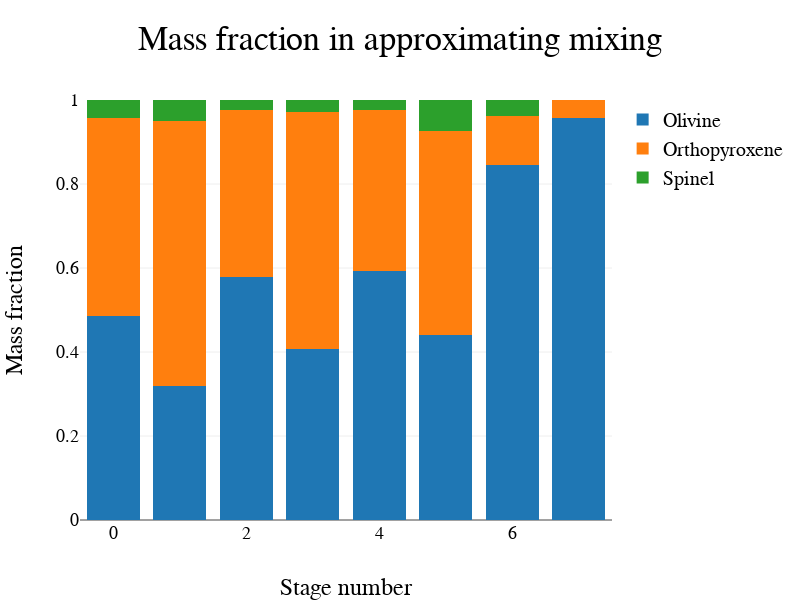

The code cell stored with this chart in its notebook:
### Code cell
Plotly([
    {
        y : funcTools.zipWith((x,y)=>1-x-y)
            (parametersEachStage.mixing_stoichiometry_orthopyroxene)
            (parametersEachStage.mixing_stoichiometry_spinel),
        name : "Olivine",
        type:"bar"
    },
    {
        y : parametersEachStage.mixing_stoichiometry_orthopyroxene,
        name : "Orthopyroxene",
        type : "bar"
    },
    {
        y : parametersEachStage.mixing_stoichiometry_spinel,
        name : "Spinel",
        type : "bar"
    }
],
spread(
    middiumSize,
    legend(),
    axis("x", "Stage number"),
    axis("y", "Mass fraction", [0,1]),
    {
        barmode: "stack",
        title : "Mass fraction in approximating mixing",
        font : fontMaker(24)
    }
)
)

### Figure 1 — Plotly figure (JSON) as saved in the notebook; plotly's stock layout.template omitted (floating-point values rounded to 4 significant figures)
{"data": [{"name": "Olivine", "type": "bar", "uid": "58e3f0", "y": [0.4866, 0.3181, 0.5781, 0.4062, 0.593, 0.4394, 0.8453, 0.9579]}, {"name": "Orthopyroxene", "type": "bar", "uid": "ae6693", "y": ["0.4705032770695188", "0.6307620713551751", "0.3981648383836223", "0.565239588090928", "0.38204348418631706", "0.4872460175848228", "0.11762570326491778", "0.040971814641409136"]}, {"name": "Spinel", "type": "bar", "uid": "52ddef", "y": ["0.042895704677511894", "0.05114585561429605", "0.023692396198842763", "0.028553732984507477", "0.02492304198106311", "0.07338909919485997", "0.03709900944585935", "0.0011001594799639614"]}], "layout": {"barmode": "stack", "font": {"color": "#000", "family": "sans-serif", "size": 24}, "height": 600, "legend": {"font": {"color": "#000", "family": "sans-serif", "size": 20}, "traceorder": "normal"}, "title": "Mass fraction in approximating mixing", "width": 800, "xaxis": {"autorange": true, "range": [-0.5, 7.5], "tickfont": {"color": "#000", "family": "sans-serif", "size": 18}, "title": "Stage number", "titlefont": {"color": "#000", "family": "sans-serif", "size": 24}}, "yaxis": {"range": [0, 1], "tickfont": {"color": "#000", "family": "sans-serif", "size": 18}, "title": "Mass fraction", "titlefont": {"color": "#000", "family": "sans-serif", "size": 24}, "type": "linear"}}}
